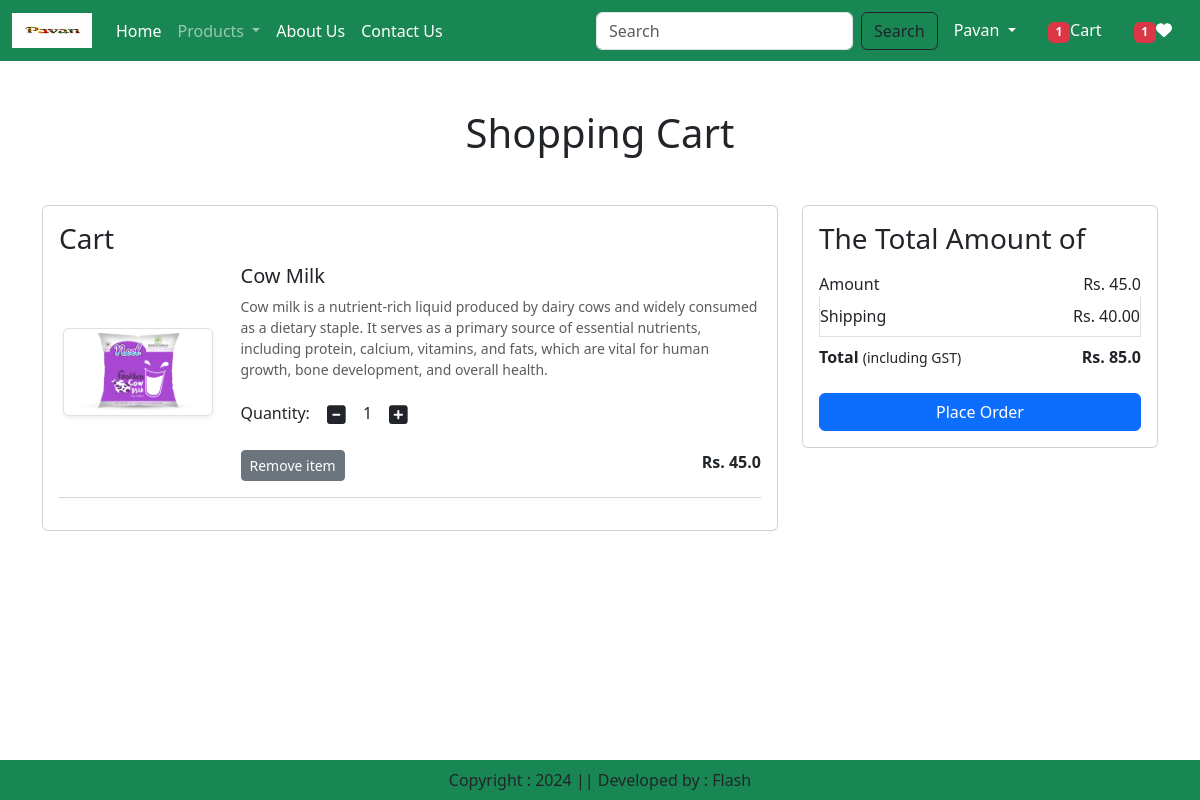
The page /cart/ (signed in) on the database its author committed.
### app/models.py (models this page shows, shortened)
class Cart(models.Model):
    user = models.ForeignKey(User, on_delete=models.CASCADE)
    product = models.ForeignKey(Product, on_delete=models.CASCADE)
    quantity = models.PositiveIntegerField(default=1)

class Product(models.Model):
    title = models.CharField(max_length=100)
    selling_price = models.FloatField()
    discounted_price = models.FloatField()
    description = models.TextField()
    composition = models.TextField(default='')
    prodapp = models.TextField(default='')
    category = models.CharField(choices=CATEGORY_CHOICES, max_length=2, default='ML')
    product_image = models.ImageField(upload_to='product')

### app/views.py (the view)
# urls.py: path('cart/', views.show_cart, name="showcart"),
@login_required
def show_cart(request):
    user = request.user
    cart = Cart.objects.filter(user=user)
    amount = 0
    for p in cart:
        value = p.quantity * p.product.discounted_price
        amount = amount + value
    totalamount = amount + 40
    totalitem = 0
    wishitem = 0
    if request.user.is_authenticated:
        totalitem = len(Cart.objects.filter(user=request.user))
        wishitem = len(Wishlist.objects.filter(user=request.user))
    return render(request, 'app/addtocart.html', locals())

### app/templates/app/addtocart.html (shortened to what this page needs)
{% extends 'app/base.html' %}
{% load static %}
{% block main-content %}
<div class="container my-5">
 <div class="row">
  {% if cart %}
   <h1 class="text-center mb-5">Shopping Cart</h1>
   <div class="col-sm-8">
   <div class="card">
    <div class="card-body">
     <h3>Cart</h3>
     {% for item in cart %}
     <div class="row">
      <div class="col-sm-3 text-center align-self-center"><img src="{{item.product.product_image.url}}" alt="" srcset="" class="img-fluid img-thumbnail shadow-sm" height="150" width="150"> </div>
      <div class="col-sm-9">
       <div>
         <h5>{{item.product.title}}</h5>
         <p class="mb-2 text-muted small">{{item.product.description}}</p>
         <div class="my-3">
          <label for="quantity">Quantity:</label>
            <a class="minus-cart btn" pid={{item.product.id}}><i class="fas fa-minus-square fa-lg"></i></a>
              <span id="quantity">{{item.quantity}}</span>
            <a class="plus-cart btn" pid={{item.product.id}}><i class="fa fa-plus-square fa-lg"></i></a>
            </div>
            <div class="d-flex justify-content-between">
             <a href="#" class="remove-cart btn btn-sm btn-secondary mr-3" pid={{item.product.id}}>Remove item </a>
             <p class="mb-0"><span><strong>Rs. {{item.product.discounted_price}}</strong></span></p>
            </div>
          </div>
        </div>
     </div>
     <hr class="text-muted">
     {% endfor %}
    </div>
    </div>
   </div>
    <div class="col-sm-4">
     <div class="card">
       <div class="card-body">
          <h3>The Total Amount of</h3>
          <ul class="list-group">
          <li class="list-group-item d-flex justify-content-between align-items-center border-0 px-0 pb-0" >Amount<span id="amount">Rs. {{amount}}</ span></li>
          <li class="list-group-item d-flex justify-content-between align-items-center px-0">Shipping<span>Rs. 40.00</span></li>
          <li class="list-group-item d-flex justify-content-between align-items-center border-0 px-0 mb-3">
           <div>
              <strong>Total</strong> <small>(including GST)</small>
            </div>
            <span id="totalamount"><strong>Rs. {{totalamount}}</strong></span>
          </li>
          </ul>
          <div class="d-grid"><a href="{% url 'checkout' %}" class="btn btn-primary">Place Order</a></div>
        </div>
       </div>
      </div>
      {% else %}
        <h1 class="text-center mb-5">Cart is Empty</h1>
    {% endif %}
    </div>
    </div>
{% endblock main-content %}

### rows shown on the page
Cart: product.product_image (picture), product "Cow Milk", product.description "Cow milk is a nutrient-rich liquid produced by dairy cows and widely consumed as a dietary staple. It serves as a primary source of essential nutrients, including protein, calcium, vitamins, and fats, which are vital for human growth, bone development, and overall health.", quantity "1", product.discounted_price "45.0"

### other values the page prints
{{ totalitem }} "1"
{{ wishitem }} "1"
{{ amount }} "45.0"
{{ totalamount }} "85.0"
